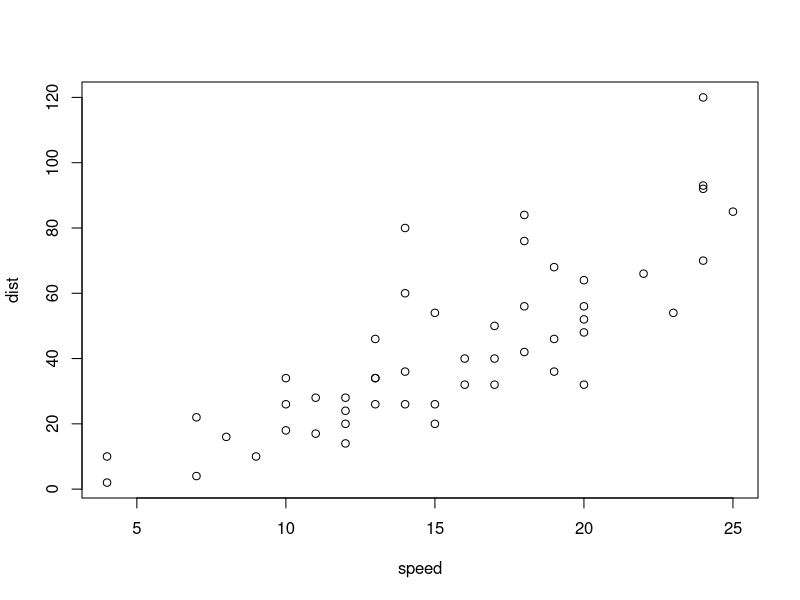
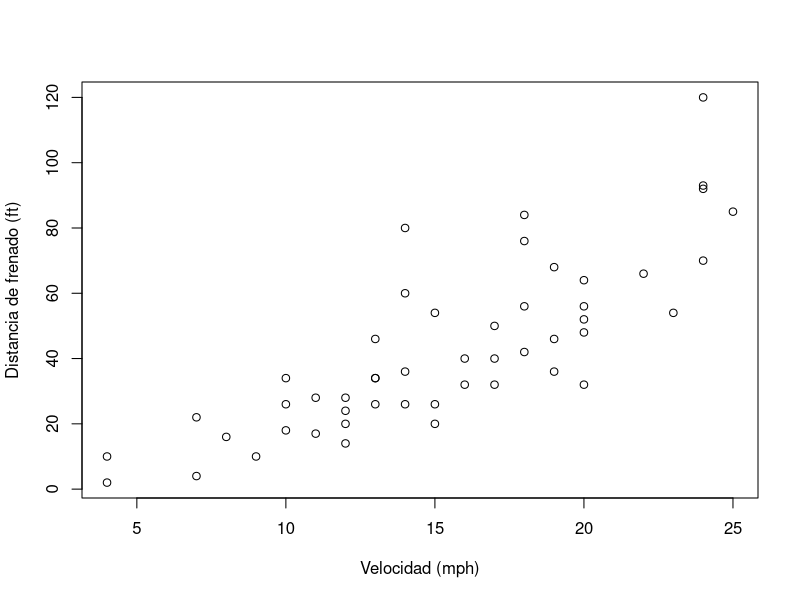

R code for these plots, in order:
## ---- chunk 1
plot(cars)
## ---- chunk 2
names(cars)
str(cars)
View(cars)
## ---- chunk 3
x<-TRUE
class(x)
## ---- chunk 4
x<-5
x<-as.character(x)
class(x)
## ---- chunk 5
x<-44
x<-as.logical(x)
class(x)
x
## ---- chunk 6

class(x) 
## ---- chunk 7
class(x)
## ---- chunk 8
x<-"produccion"
class(x)
## ---- chunk 9
x<-5L
class(x)
## ---- chunk 10
plot(cars, xlab = "Velocidad (mph)", ylab = "Distancia de frenado (ft)")
